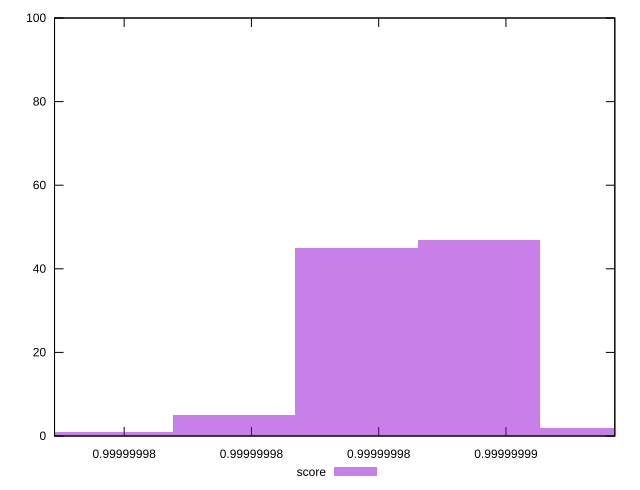

The gnuplot source for this figure:
reset

$score <<EOF
0.9999999841254679 45
0.9999999889340431 47
0.9999999937426182 2
0.9999999793168927 5
0.9999999745083175 1
EOF

set key outside below
set boxwidth 4.8085751828722465e-9
set xrange [0.9999999722642081:0.9999999942775851]
set yrange [0:100]
set trange [0:100]
set style fill transparent solid 0.5 noborder
set terminal svg size 640, 490 enhanced background rgb 'white'
set output "reprap/bootup-time/samples/pages+cached+noexternal+nofonts/score/histogram.svg"

plot $score title "score" with boxes

reset
